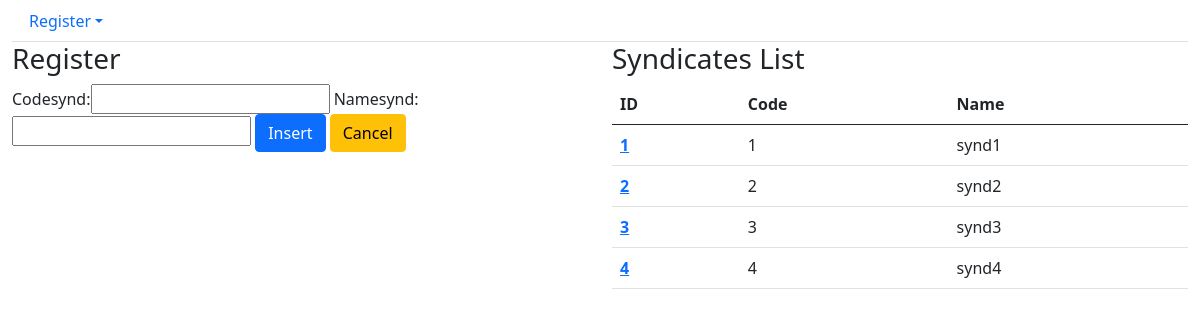
Page /core/syndicates/ on the committed database.
### core/models.py (models this page shows, shortened)
class Syndicate(models.Model):
    codesynd = models.IntegerField(unique=True)
    namesynd = models.CharField(max_length=50, blank=False, null=False)

### core/views.py (the view)
# urls.py: path('syndicates/', syndicate_list, name='core_syndicate_list'),
def syndicate_list(request):
    syndicates = Syndicate.objects.all()
    form = SyndicateForm
    data = {'syndicates': syndicates, 'form': form}
    return render(request, 'core/syndicate_list.html', data)

### core/templates/core/syndicate_list.html (shortened to what this page needs)
{% extends 'base.html' %}
{% load bootstrap %}
{% block main %}
    <div class="row">
        <div class="col-sm-6">
            <h3>Register</h3>
            <form action="{% url 'core_syndicate_insert' %}" method="POST">
                {{ form|bootstrap }}
                <button type="submit" class="btn btn-primary">Insert</button>
                <a href="{% url 'index' %}" class="btn btn-warning">Cancel</a>
            </form>
        </div>
        <div class="col-sm-6">
            <h3>Syndicates List</h3>
            <table class="table">
              <thead>
                <tr>
                  <th scope="col">ID</th>
                  <th scope="col">Code</th>
                  <th scope="col">Name</th>
                </tr>
              </thead>
              <tbody>
                {% for synd in syndicates %}
                <tr>
                  <th scope="row"><a href="{% url 'core_syndicate_edit' synd.id %}">{{ synd.id }}</th>
                  <td>{{ synd.codesynd }}</td>
                  <td>{{ synd.namesynd }}</td>
                </tr>
               {% endfor %}
              </tbody>
            </table>
        </div>
    </div>
{% endblock %}}

### rows in the picture
Syndicate: id "1", codesynd "1", namesynd "synd1"
Syndicate: id "2", codesynd "2", namesynd "synd2"
Syndicate: id "3", codesynd "3", namesynd "synd3"
Syndicate: id "4", codesynd "4", namesynd "synd4"
